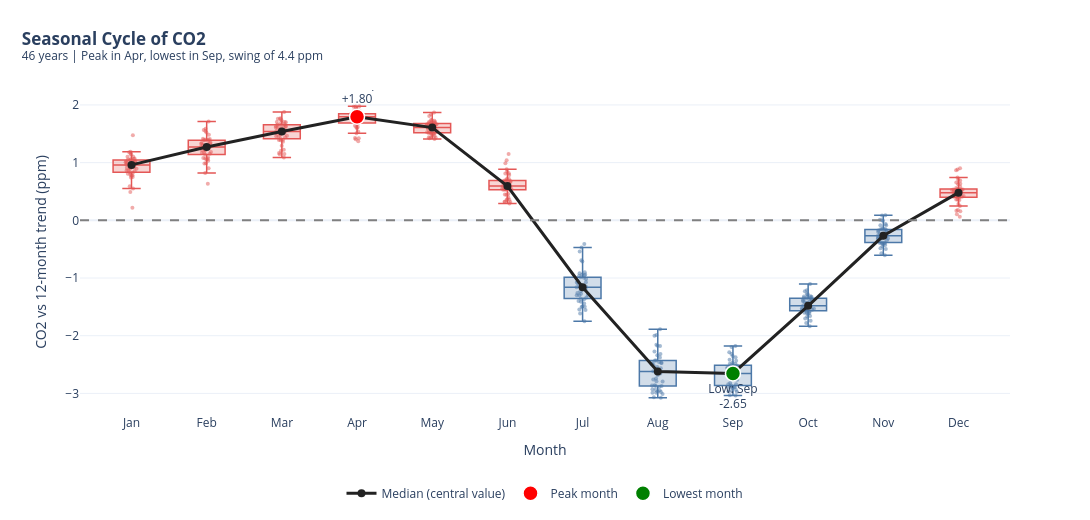

The code cell stored with this chart in its notebook:
### Markdown cell above
### Q3. What is the seasonal cycle of CO2 and which month peaks?

### Code cell
m = monthlyDf.sort_values(["year", "month"]).copy()

roll = m["co2_ppm"].rolling(12, center=True).mean()
m["trend"] = (roll + roll.shift(-1)) / 2          # properly centered 12-month trend

# Seasonal part = CO2 minus the trend
m["anomaly"] = m["co2_ppm"] - m["trend"]
m = m.dropna(subset=["anomaly"])

# Keep only years that still have all 12 months
cnt = m.groupby("year")["month"].nunique()
m = m[m["year"].isin(cnt[cnt == 12].index)].copy()

names = ["Jan", "Feb", "Mar", "Apr", "May", "Jun", "Jul", "Aug", "Sep", "Oct", "Nov", "Dec"]
seasonal = m.groupby("month")["anomaly"].agg(["median", "mean", "std", "count"]).reset_index()
seasonal["name"] = seasonal["month"].apply(lambda i: names[i - 1])

peak = seasonal.loc[seasonal["median"].idxmax()]
trough = seasonal.loc[seasonal["median"].idxmin()]
amplitude = peak["median"] - trough["median"]
n_years = m["year"].nunique()

# ---- graph ----
fig = go.Figure()
for i, name in enumerate(names, start=1):
    vals = m.loc[m["month"] == i, "anomaly"]
    fig.add_trace(go.Box(
        y=vals, x=[name] * len(vals), name=name,
        boxpoints="all", jitter=0.4, pointpos=0,
        marker=dict(size=4, opacity=0.5), line=dict(width=1.5),
        fillcolor="rgba(228,87,86,0.25)" if vals.median() >= 0 else "rgba(76,120,168,0.25)",
        marker_color="#E45756" if vals.median() >= 0 else "#4C78A8",
        showlegend=False,
        hovertemplate="%{y:+.2f} ppm<extra>" + name + "</extra>",
    ))
fig.add_trace(go.Scatter(
    x=seasonal["name"], y=seasonal["median"], mode="lines+markers",
    line=dict(color="#222", width=3), marker=dict(size=8), name="Median (central value)",
))
fig.add_trace(go.Scatter(
    x=[peak["name"]], y=[peak["median"]], mode="markers+text",
    marker=dict(color="red", size=15, line=dict(color="white", width=1.5)),
    text=[f"Peak: {peak['name']}<br>{peak['median']:+.2f}"], textposition="top center", name="Peak month",
))
fig.add_trace(go.Scatter(
    x=[trough["name"]], y=[trough["median"]], mode="markers+text",
    marker=dict(color="green", size=15, line=dict(color="white", width=1.5)),
    text=[f"Low: {trough['name']}<br>{trough['median']:+.2f}"], textposition="bottom center", name="Lowest month",
))
fig.update_layout(
    template="plotly_white", width=1090, height=520,
    title=dict(text="<b>Seasonal Cycle of CO2</b>"
                    f"<br><sup>{n_years} years | Peak in {peak['name']}, lowest in {trough['name']}, "
                    f"swing of {amplitude:.1f} ppm</sup>", x=0.02),
    xaxis=dict(title="Month", categoryorder="array", categoryarray=names),
    yaxis=dict(title="CO2 vs 12-month trend (ppm)"),
    legend=dict(orientation="h", yanchor="top", y=-0.2, xanchor="center", x=0.5),
    margin=dict(t=90, b=100),
)
fig.add_hline(y=0, line_color="gray", line_dash="dash")
fig.show()

out = seasonal[["name", "median", "mean", "std", "count"]].round(2)
out.columns = ["Month", "Median", "Mean", "Std", "Years"]
print(out.to_string(index=False))

# ---- summary ----
top2 = seasonal.nlargest(2, "median").reset_index(drop=True)
low2 = seasonal.nsmallest(2, "median").reset_index(drop=True)
summary = (
    f"Atmospheric CO2 follows a regular seasonal cycle. After removing the long-term trend with a 12-month "
    f"moving average, the median across {n_years} complete years shows CO2 peaking in {top2.loc[0, 'name']} "
    f"({top2.loc[0, 'median']:+.2f} ppm above trend), with {top2.loc[1, 'name']} close behind "
    f"({top2.loc[1, 'median']:+.2f} ppm). It then falls through the summer to its lowest point in "
    f"{low2.loc[0, 'name']} ({low2.loc[0, 'median']:+.2f} ppm), with {low2.loc[1, 'name']} almost equal "
    f"({low2.loc[1, 'median']:+.2f} ppm). The seasonal swing is about {amplitude:.2f} ppm from peak to trough. "
    f"The cycle arises because plants absorb CO2 during the summer growing season and release it through "
    f"decay in autumn and winter. This swing is small compared with the long-term rise of "
    f"{total_rise:.0f} ppm since {y_first}."
)
print(summary)
save_report(TOPIC, "q3", "What is the seasonal cycle of CO2 and which month peaks?", fig, summary)

### Figure 1 — Plotly figure (JSON) as saved in the notebook; plotly's stock layout.template omitted (floating-point values rounded to 4 significant figures)
{"data": [{"boxpoints": "all", "fillcolor": "rgba(228,87,86,0.25)", "hovertemplate": "%{y:+.2f} ppm<extra>Jan</extra>", "jitter": 0.4, "line": {"width": 1.5}, "marker": {"color": "#E45756", "opacity": 0.5, "size": 4}, "name": "Jan", "pointpos": 0, "showlegend": false, "type": "box", "x": ["Jan", "Jan", "Jan", "Jan", "Jan", "Jan", "Jan", "Jan", "Jan", "Jan", "Jan", "Jan", "Jan", "Jan", "Jan", "Jan", "Jan", "Jan", "Jan", "Jan", "Jan", "Jan", "Jan", "Jan", "Jan", "Jan", "Jan", "Jan", "Jan", "Jan", "Jan", "Jan", "Jan", "Jan", "Jan", "Jan", "Jan", "Jan", "Jan", "Jan", "Jan", "Jan", "Jan", "Jan", "Jan", "Jan"], "y": [0.5917, 0.5525, 0.7404, 0.8246, 0.8967, 0.49, 0.7913, 0.2196, 0.865, 0.8333, 1.023, 0.8487, 0.7804, 0.7771, 0.8942, 0.8646, 0.9146, 0.7525, 0.9658, 0.9958, 0.9925, 0.9092, 0.9333, 0.9187, 0.9554, 0.8062, 1.063, 1.024, 1.101, 1.188, 1.071, 0.9763, 0.9825, 0.9217, 1.02, 1.006, 1.154, 0.9688, 1.052, 1.063, 1.01, 1.102, 1.136, 1.18, 1.047, 1.476]}, {"boxpoints": "all", "fillcolor": "rgba(228,87,86,0.25)", "hovertemplate": "%{y:+.2f} ppm<extra>Feb</extra>", "jitter": 0.4, "line": {"width": 1.5}, "marker": {"color": "#E45756", "opacity": 0.5, "size": 4}, "name": "Feb", "pointpos": 0, "showlegend": false, "type": "box", "x": ["Feb", "Feb", "Feb", "Feb", "Feb", "Feb", "Feb", "Feb", "Feb", "Feb", "Feb", "Feb", "Feb", "Feb", "Feb", "Feb", "Feb", "Feb", "Feb", "Feb", "Feb", "Feb", "Feb", "Feb", "Feb", "Feb", "Feb", "Feb", "Feb", "Feb", "Feb", "Feb", "Feb", "Feb", "Feb", "Feb", "Feb", "Feb", "Feb", "Feb", "Feb", "Feb", "Feb", "Feb", "Feb", "Feb"], "y": [1.033, 1.054, 1.307, 0.9904, 1.286, 0.8183, 0.9012, 0.6346, 1.22, 1.184, 1.308, 1.141, 1.078, 1.062, 1.282, 1.212, 1.07, 1.094, 0.9837, 1.254, 1.152, 1.27, 1.167, 1.227, 1.326, 1.17, 1.522, 1.395, 1.402, 1.564, 1.585, 1.271, 1.413, 1.257, 1.338, 1.387, 1.485, 1.39, 1.548, 1.277, 1.348, 1.376, 1.41, 1.267, 1.338, 1.715]}, {"boxpoints": "all", "fillcolor": "rgba(228,87,86,0.25)", "hovertemplate": "%{y:+.2f} ppm<extra>Mar</extra>", "jitter": 0.4, "line": {"width": 1.5}, "marker": {"color": "#E45756", "opacity": 0.5, "size": 4}, "name": "Mar", "pointpos": 0, "showlegend": false, "type": "box", "x": ["Mar", "Mar", "Mar", "Mar", "Mar", "Mar", "Mar", "Mar", "Mar", "Mar", "Mar", "Mar", "Mar", "Mar", "Mar", "Mar", "Mar", "Mar", "Mar", "Mar", "Mar", "Mar", "Mar", "Mar", "Mar", "Mar", "Mar", "Mar", "Mar", "Mar", "Mar", "Mar", "Mar", "Mar", "Mar", "Mar", "Mar", "Mar", "Mar", "Mar", "Mar", "Mar", "Mar", "Mar", "Mar", "Mar"], "y": [1.169, 1.61, 1.578, 1.087, 1.293, 1.557, 1.146, 1.207, 1.389, 1.634, 1.53, 1.532, 1.397, 1.412, 1.51, 1.517, 1.225, 1.441, 1.151, 1.521, 1.36, 1.546, 1.456, 1.458, 1.628, 1.577, 1.762, 1.703, 1.632, 1.7, 1.701, 1.507, 1.754, 1.597, 1.484, 1.659, 1.769, 1.655, 1.877, 1.607, 1.664, 1.467, 1.733, 1.392, 1.64, 1.704]}, {"boxpoints": "all", "fillcolor": "rgba(228,87,86,0.25)", "hovertemplate": "%{y:+.2f} ppm<extra>Apr</extra>", "jitter": 0.4, "line": {"width": 1.5}, "marker": {"color": "#E45756", "opacity": 0.5, "size": 4}, "name": "Apr", "pointpos": 0, "showlegend": false, "type": "box", "x": ["Apr", "Apr", "Apr", "Apr", "Apr", "Apr", "Apr", "Apr", "Apr", "Apr", "Apr", "Apr", "Apr", "Apr", "Apr", "Apr", "Apr", "Apr", "Apr", "Apr", "Apr", "Apr", "Apr", "Apr", "Apr", "Apr", "Apr", "Apr", "Apr", "Apr", "Apr", "Apr", "Apr", "Apr", "Apr", "Apr", "Apr", "Apr", "Apr", "Apr", "Apr", "Apr", "Apr", "Apr", "Apr", "Apr"], "y": [1.423, 1.82, 1.837, 1.369, 1.405, 1.736, 1.536, 1.75, 1.619, 1.891, 1.733, 1.95, 1.837, 1.797, 1.731, 1.812, 1.425, 1.839, 1.508, 1.793, 1.639, 1.712, 1.617, 1.737, 1.848, 1.83, 1.92, 1.794, 1.87, 1.847, 1.771, 1.766, 1.832, 1.848, 1.686, 1.856, 1.978, 1.791, 1.968, 1.816, 1.905, 1.597, 1.973, 1.673, 1.822, 1.874]}, {"boxpoints": "all", "fillcolor": "rgba(228,87,86,0.25)", "hovertemplate": "%{y:+.2f} ppm<extra>May</extra>", "jitter": 0.4, "line": {"width": 1.5}, "marker": {"color": "#E45756", "opacity": 0.5, "size": 4}, "name": "May", "pointpos": 0, "showlegend": false, "type": "box", "x": ["May", "May", "May", "May", "May", "May", "May", "May", "May", "May", "May", "May", "May", "May", "May", "May", "May", "May", "May", "May", "May", "May", "May", "May", "May", "May", "May", "May", "May", "May", "May", "May", "May", "May", "May", "May", "May", "May", "May", "May", "May", "May", "May", "May", "May", "May"], "y": [1.737, 1.466, 1.633, 1.532, 1.438, 1.44, 1.515, 1.868, 1.588, 1.583, 1.518, 1.806, 1.839, 1.679, 1.624, 1.556, 1.481, 1.71, 1.521, 1.594, 1.429, 1.424, 1.41, 1.688, 1.657, 1.734, 1.706, 1.477, 1.692, 1.657, 1.514, 1.664, 1.527, 1.661, 1.588, 1.6, 1.726, 1.678, 1.633, 1.596, 1.663, 1.61, 1.653, 1.513, 1.604, 1.69]}, {"boxpoints": "all", "fillcolor": "rgba(228,87,86,0.25)", "hovertemplate": "%{y:+.2f} ppm<extra>Jun</extra>", "jitter": 0.4, "line": {"width": 1.5}, "marker": {"color": "#E45756", "opacity": 0.5, "size": 4}, "name": "Jun", "pointpos": 0, "showlegend": false, "type": "box", "x": ["Jun", "Jun", "Jun", "Jun", "Jun", "Jun", "Jun", "Jun", "Jun", "Jun", "Jun", "Jun", "Jun", "Jun", "Jun", "Jun", "Jun", "Jun", "Jun", "Jun", "Jun", "Jun", "Jun", "Jun", "Jun", "Jun", "Jun", "Jun", "Jun", "Jun", "Jun", "Jun", "Jun", "Jun", "Jun", "Jun", "Jun", "Jun", "Jun", "Jun", "Jun", "Jun", "Jun", "Jun", "Jun", "Jun"], "y": [1.149, 0.5679, 0.6771, 1.042, 0.5596, 0.7871, 0.8421, 0.8846, 0.6954, 0.5429, 0.3158, 0.815, 0.8112, 0.5617, 0.5417, 0.5312, 0.9883, 0.6288, 0.6804, 0.6254, 0.3967, 0.3221, 0.3521, 0.665, 0.6342, 0.7179, 0.6879, 0.4475, 0.6346, 0.5288, 0.3583, 0.5883, 0.2896, 0.6675, 0.4575, 0.5279, 0.6796, 0.72, 0.55, 0.5646, 0.535, 0.6, 0.4429, 0.3187, 0.5967, 0.3654]}, {"boxpoints": "all", "fillcolor": "rgba(76,120,168,0.25)", "hovertemplate": "%{y:+.2f} ppm<extra>Jul</extra>", "jitter": 0.4, "line": {"width": 1.5}, "marker": {"color": "#4C78A8", "opacity": 0.5, "size": 4}, "name": "Jul", "pointpos": 0, "showlegend": false, "type": "box", "x": ["Jul", "Jul", "Jul", "Jul", "Jul", "Jul", "Jul", "Jul", "Jul", "Jul", "Jul", "Jul", "Jul", "Jul", "Jul", "Jul", "Jul", "Jul", "Jul", "Jul", "Jul", "Jul", "Jul", "Jul", "Jul", "Jul", "Jul", "Jul", "Jul", "Jul", "Jul", "Jul", "Jul", "Jul", "Jul", "Jul", "Jul", "Jul", "Jul", "Jul", "Jul", "Jul", "Jul", "Jul", "Jul", "Jul"], "y": [-0.54, -0.9375, -1.148, -0.4712, -0.9162, -0.6908, -0.7158, -0.9583, -0.9658, -1.289, -1.411, -0.8992, -0.9392, -1.158, -1.127, -1.26, -0.4092, -1.187, -0.9875, -1.156, -1.109, -1.192, -1.275, -1.074, -1.057, -1.15, -1.16, -1.44, -0.9958, -1.553, -1.499, -1.495, -1.752, -1.017, -1.3, -1.398, -1.079, -1.198, -1.231, -1.297, -1.37, -1.355, -1.505, -1.547, -1.336, -1.616]}, {"boxpoints": "all", "fillcolor": "rgba(76,120,168,0.25)", "hovertemplate": "%{y:+.2f} ppm<extra>Aug</extra>", "jitter": 0.4, "line": {"width": 1.5}, "marker": {"color": "#4C78A8", "opacity": 0.5, "size": 4}, "name": "Aug", "pointpos": 0, "showlegend": false, "type": "box", "x": ["Aug", "Aug", "Aug", "Aug", "Aug", "Aug", "Aug", "Aug", "Aug", "Aug", "Aug", "Aug", "Aug", "Aug", "Aug", "Aug", "Aug", "Aug", "Aug", "Aug", "Aug", "Aug", "Aug", "Aug", "Aug", "Aug", "Aug", "Aug", "Aug", "Aug", "Aug", "Aug", "Aug", "Aug", "Aug", "Aug", "Aug", "Aug", "Aug", "Aug", "Aug", "Aug", "Aug", "Aug", "Aug", "Aug"], "y": [-1.889, -2.177, -2.863, -2.159, -1.99, -2.338, -2.174, -2.43, -2.316, -2.759, -2.639, -2.431, -2.514, -2.562, -2.473, -2.683, -2.003, -2.874, -2.276, -2.617, -2.377, -2.47, -2.542, -2.492, -2.655, -2.58, -2.887, -2.873, -2.473, -3.077, -2.793, -2.978, -3.068, -2.454, -2.585, -2.966, -2.622, -2.927, -2.789, -2.74, -2.99, -2.858, -2.95, -2.936, -2.988, -3.012]}, {"boxpoints": "all", "fillcolor": "rgba(76,120,168,0.25)", "hovertemplate": "%{y:+.2f} ppm<extra>Sep</extra>", "jitter": 0.4, "line": {"width": 1.5}, "marker": {"color": "#4C78A8", "opacity": 0.5, "size": 4}, "name": "Sep", "pointpos": 0, "showlegend": false, "type": "box", "x": ["Sep", "Sep", "Sep", "Sep", "Sep", "Sep", "Sep", "Sep", "Sep", "Sep", "Sep", "Sep", "Sep", "Sep", "Sep", "Sep", "Sep", "Sep", "Sep", "Sep", "Sep", "Sep", "Sep", "Sep", "Sep", "Sep", "Sep", "Sep", "Sep", "Sep", "Sep", "Sep", "Sep", "Sep", "Sep", "Sep", "Sep", "Sep", "Sep", "Sep", "Sep", "Sep", "Sep", "Sep", "Sep", "Sep"], "y": [-2.195, -2.372, -2.88, -2.416, -2.181, -2.487, -2.35, -2.569, -2.319, -2.517, -2.546, -2.614, -2.66, -2.652, -2.653, -2.513, -2.47, -3.03, -2.286, -2.589, -2.558, -2.576, -2.435, -2.519, -2.892, -2.766, -2.862, -2.664, -2.841, -2.936, -2.487, -2.743, -2.618, -2.662, -2.67, -2.963, -2.655, -3.035, -2.895, -2.685, -2.909, -2.841, -2.89, -2.818, -2.958, -2.971]}, {"boxpoints": "all", "fillcolor": "rgba(76,120,168,0.25)", "hovertemplate": "%{y:+.2f} ppm<extra>Oct</extra>", "jitter": 0.4, "line": {"width": 1.5}, "marker": {"color": "#4C78A8", "opacity": 0.5, "size": 4}, "name": "Oct", "pointpos": 0, "showlegend": false, "type": "box", "x": ["Oct", "Oct", "Oct", "Oct", "Oct", "Oct", "Oct", "Oct", "Oct", "Oct", "Oct", "Oct", "Oct", "Oct", "Oct", "Oct", "Oct", "Oct", "Oct", "Oct", "Oct", "Oct", "Oct", "Oct", "Oct", "Oct", "Oct", "Oct", "Oct", "Oct", "Oct", "Oct", "Oct", "Oct", "Oct", "Oct", "Oct", "Oct", "Oct", "Oct", "Oct", "Oct", "Oct", "Oct", "Oct", "Oct"], "y": [-1.569, -1.343, -1.505, -1.346, -1.464, -1.315, -1.319, -1.502, -1.326, -1.324, -1.278, -1.581, -1.477, -1.524, -1.551, -1.282, -1.607, -1.667, -1.213, -1.377, -1.49, -1.377, -1.371, -1.428, -1.701, -1.657, -1.537, -1.438, -1.837, -1.541, -1.105, -1.35, -1.23, -1.534, -1.603, -1.782, -1.402, -1.74, -1.608, -1.377, -1.415, -1.617, -1.535, -1.43, -1.487, -1.515]}, {"boxpoints": "all", "fillcolor": "rgba(76,120,168,0.25)", "hovertemplate": "%{y:+.2f} ppm<extra>Nov</extra>", "jitter": 0.4, "line": {"width": 1.5}, "marker": {"color": "#4C78A8", "opacity": 0.5, "size": 4}, "name": "Nov", "pointpos": 0, "showlegend": false, "type": "box", "x": ["Nov", "Nov", "Nov", "Nov", "Nov", "Nov", "Nov", "Nov", "Nov", "Nov", "Nov", "Nov", "Nov", "Nov", "Nov", "Nov", "Nov", "Nov", "Nov", "Nov", "Nov", "Nov", "Nov", "Nov", "Nov", "Nov", "Nov", "Nov", "Nov", "Nov", "Nov", "Nov", "Nov", "Nov", "Nov", "Nov", "Nov", "Nov", "Nov", "Nov", "Nov", "Nov", "Nov", "Nov", "Nov", "Nov"], "y": [-0.5704, -0.3167, -0.2671, -0.3979, -0.4271, -0.2825, -0.2033, -0.41, -0.3154, -0.2317, -0.1592, -0.485, -0.3471, -0.3842, -0.2796, -0.08417, -0.6037, -0.1717, -0.1637, -0.1746, -0.2483, -0.1946, -0.2696, -0.3025, -0.3925, -0.3867, -0.3067, -0.2804, -0.4483, -0.2575, 0.08958, -0.1358, -0.06375, -0.2333, -0.3125, -0.4987, -0.2383, -0.3992, -0.3217, -0.1554, 0.001667, -0.08417, 0.00875, -0.1521, -0.00875, 0.08208]}, {"boxpoints": "all", "fillcolor": "rgba(228,87,86,0.25)", "hovertemplate": "%{y:+.2f} ppm<extra>Dec</extra>", "jitter": 0.4, "line": {"width": 1.5}, "marker": {"color": "#E45756", "opacity": 0.5, "size": 4}, "name": "Dec", "pointpos": 0, "showlegend": false, "type": "box", "x": ["Dec", "Dec", "Dec", "Dec", "Dec", "Dec", "Dec", "Dec", "Dec", "Dec", "Dec", "Dec", "Dec", "Dec", "Dec", "Dec", "Dec", "Dec", "Dec", "Dec", "Dec", "Dec", "Dec", "Dec", "Dec", "Dec", "Dec", "Dec", "Dec", "Dec", "Dec", "Dec", "Dec", "Dec", "Dec", "Dec", "Dec", "Dec", "Dec", "Dec", "Dec", "Dec", "Dec", "Dec", "Dec", "Dec"], "y": [0.06167, 0.1783, 0.4079, 0.1554, 0.2821, 0.3508, 0.105, 0.3625, 0.3996, 0.5437, 0.4325, 0.2462, 0.36, 0.3987, 0.4225, 0.6258, 0.1667, 0.6883, 0.5208, 0.5829, 0.4458, 0.5596, 0.4729, 0.415, 0.4062, 0.4317, 0.5183, 0.5342, 0.5233, 0.4737, 0.6321, 0.5383, 0.5167, 0.5225, 0.4675, 0.4975, 0.4854, 0.4629, 0.5354, 0.5337, 0.7033, 0.7413, 0.9029, 0.6538, 0.8804, 0.8658]}, {"line": {"color": "#222", "width": 3}, "marker": {"size": 8}, "mode": "lines+markers", "name": "Median (central value)", "type": "scatter", "x": ["Jan", "Feb", "Mar", "Apr", "May", "Jun", "Jul", "Aug", "Sep", "Oct", "Nov", "Dec"], "y": [0.9606, 1.27, 1.539, 1.795, 1.607, 0.5925, -1.159, -2.619, -2.654, -1.482, -0.2683, 0.4796]}, {"marker": {"color": "red", "line": {"color": "white", "width": 1.5}, "size": 15}, "mode": "markers+text", "name": "Peak month", "text": ["Peak: Apr<br>+1.80"], "textposition": "top center", "type": "scatter", "x": ["Apr"], "y": [1.795]}, {"marker": {"color": "green", "line": {"color": "white", "width": 1.5}, "size": 15}, "mode": "markers+text", "name": "Lowest month", "text": ["Low: Sep<br>-2.65"], "textposition": "bottom center", "type": "scatter", "x": ["Sep"], "y": [-2.654]}], "layout": {"height": 520, "legend": {"orientation": "h", "x": 0.5, "xanchor": "center", "y": -0.2, "yanchor": "top"}, "margin": {"b": 100, "t": 90}, "shapes": [{"line": {"color": "gray", "dash": "dash"}, "type": "line", "x0": 0, "x1": 1, "xref": "x domain", "y0": 0, "y1": 0, "yref": "y"}], "title": {"text": "<b>Seasonal Cycle of CO2</b><br><sup>46 years | Peak in Apr, lowest in Sep, swing of 4.4 ppm</sup>", "x": 0.02}, "width": 1090, "xaxis": {"categoryarray": ["Jan", "Feb", "Mar", "Apr", "May", "Jun", "Jul", "Aug", "Sep", "Oct", "Nov", "Dec"], "categoryorder": "array", "title": {"text": "Month"}}, "yaxis": {"title": {"text": "CO2 vs 12-month trend (ppm)"}}}}
